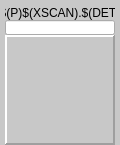
<?xml version="1.0" encoding="UTF-8"?>
<ui version="4.0">
 <class>MainWindow</class>
 <widget class="QMainWindow" name="MainWindow">
  <property name="geometry">
   <rect>
    <x>0</x>
    <y>0</y>
    <width>120</width>
    <height>145</height>
   </rect>
  </property>
  <property name="styleSheet">
   <string notr="true">QWidget#centralWidget {background: rgb(200, 200, 200);}

caTable {
       font: 10pt;
       background: cornsilk;
       alternate-background-color: wheat;
}






</string>
  </property>
  <widget class="QWidget" name="centralWidget">
   <property name="enabled">
    <bool>true</bool>
   </property>
   <widget class="caScan2D" name="cascan2d">
    <property name="geometry">
     <rect>
      <x>10</x>
      <y>40</y>
      <width>100</width>
      <height>100</height>
     </rect>
    </property>
    <property name="sizePolicy">
     <sizepolicy hsizetype="Preferred" vsizetype="Preferred">
      <horstretch>0</horstretch>
      <verstretch>0</verstretch>
     </sizepolicy>
    </property>
    <property name="sizeIncrement">
     <size>
      <width>0</width>
      <height>0</height>
     </size>
    </property>
    <property name="channelData" stdset="0">
     <string notr="true">$(P)$(XSCAN).$(DET)DA</string>
    </property>
    <property name="channelWidth" stdset="0">
     <string notr="true">$(P)$(XSCAN).NPTS</string>
    </property>
    <property name="channelHeight" stdset="0">
     <string notr="true">$(P)$(YSCAN).NPTS</string>
    </property>
    <property name="channelYCPT" stdset="0">
     <string notr="true">$(P)$(YSCAN).CPT{&quot;monitor&quot;:{&quot;maxdisplayrate&quot;:10}}</string>
    </property>
    <property name="channelXNEWDATA" stdset="0">
     <string notr="true">$(P)$(XSCAN).DATA{&quot;monitor&quot;:{&quot;maxdisplayrate&quot;:10}}</string>
    </property>
    <property name="channelYNEWDATA" stdset="0">
     <string notr="true">$(P)$(YSCAN).DATA{&quot;monitor&quot;:{&quot;maxdisplayrate&quot;:10}}</string>
    </property>
    <property name="channelSAVEDATA_PATH" stdset="0">
     <string>$(P)saveData_fileSystem</string>
    </property>
    <property name="channelSAVEDATA_SUBDIR" stdset="0">
     <string>$(P)saveData_subDir</string>
    </property>
    <property name="channelSAVEDATA_FILENAME" stdset="0">
     <string>$(P)saveData_fileName</string>
    </property>
    <property name="Zoom">
     <enum>caScan2D::Yes</enum>
    </property>
    <property name="ColorMap" stdset="0">
     <enum>caScan2D::spectrum</enum>
    </property>
    <property name="automaticLevels" stdset="0">
     <bool>false</bool>
    </property>
    <property name="minLevel">
     <string notr="true">0</string>
    </property>
    <property name="maxLevel">
     <string notr="true">65535</string>
    </property>
   </widget>
   <widget class="caLabel" name="calabel">
    <property name="geometry">
     <rect>
      <x>5</x>
      <y>5</y>
      <width>110</width>
      <height>15</height>
     </rect>
    </property>
    <property name="text">
     <string>$(P)$(XSCAN).$(DET)</string>
    </property>
    <property name="alignment">
     <set>Qt::AlignCenter</set>
    </property>
    <property name="background">
     <color>
      <red>255</red>
      <green>255</green>
      <blue>255</blue>
     </color>
    </property>
   </widget>
   <widget class="caFrame" name="caframe">
    <property name="geometry">
     <rect>
      <x>5</x>
      <y>35</y>
      <width>110</width>
      <height>110</height>
     </rect>
    </property>
    <property name="frameShape">
     <enum>QFrame::Panel</enum>
    </property>
    <property name="frameShadow">
     <enum>QFrame::Raised</enum>
    </property>
    <property name="lineWidth">
     <number>2</number>
    </property>
    <property name="background">
     <color>
      <red>178</red>
      <green>178</green>
      <blue>178</blue>
     </color>
    </property>
    <property name="backgroundMode">
     <enum>caFrame::Filled</enum>
    </property>
   </widget>
   <widget class="caLineEdit" name="caLineEdit_5">
    <property name="geometry">
     <rect>
      <x>5</x>
      <y>20</y>
      <width>110</width>
      <height>15</height>
     </rect>
    </property>
    <property name="font">
     <font>
      <pointsize>10</pointsize>
      <weight>50</weight>
      <italic>false</italic>
      <bold>false</bold>
     </font>
    </property>
    <property name="alignment">
     <set>Qt::AlignAbsolute|Qt::AlignCenter|Qt::AlignHCenter|Qt::AlignVCenter</set>
    </property>
    <property name="channel" stdset="0">
     <string notr="true">$(P)$(XSCAN).$(DET)PV</string>
    </property>
    <property name="foreground">
     <color>
      <red>42</red>
      <green>99</green>
      <blue>228</blue>
     </color>
    </property>
    <property name="background">
     <color>
      <red>255</red>
      <green>255</green>
      <blue>255</blue>
     </color>
    </property>
    <property name="colorMode">
     <enum>caLineEdit::Static</enum>
    </property>
    <property name="precisionMode">
     <enum>caLineEdit::Channel</enum>
    </property>
    <property name="limitsMode">
     <enum>caLineEdit::Channel</enum>
    </property>
    <property name="maxValue">
     <double>1.000000000000000</double>
    </property>
    <property name="minValue">
     <double>0.000000000000000</double>
    </property>
    <property name="fontScaleMode">
     <enum>caLineEdit::Height</enum>
    </property>
    <property name="formatType">
     <enum>caLineEdit::string</enum>
    </property>
   </widget>
   <zorder>caframe</zorder>
   <zorder>cascan2d</zorder>
   <zorder>calabel</zorder>
   <zorder>caLineEdit_5</zorder>
  </widget>
 </widget>
 <customwidgets>
  <customwidget>
   <class>caFrame</class>
   <extends>QFrame</extends>
   <header>caFrame</header>
   <container>1</container>
  </customwidget>
  <customwidget>
   <class>caLabel</class>
   <extends>QLabel</extends>
   <header>caLabel</header>
  </customwidget>
  <customwidget>
   <class>caLineEdit</class>
   <extends>QLineEdit</extends>
   <header>caLineEdit</header>
  </customwidget>
  <customwidget>
   <class>caScan2D</class>
   <extends>QWidget</extends>
   <header>caScan2D</header>
  </customwidget>
 </customwidgets>
 <resources/>
 <connections/>
</ui>
